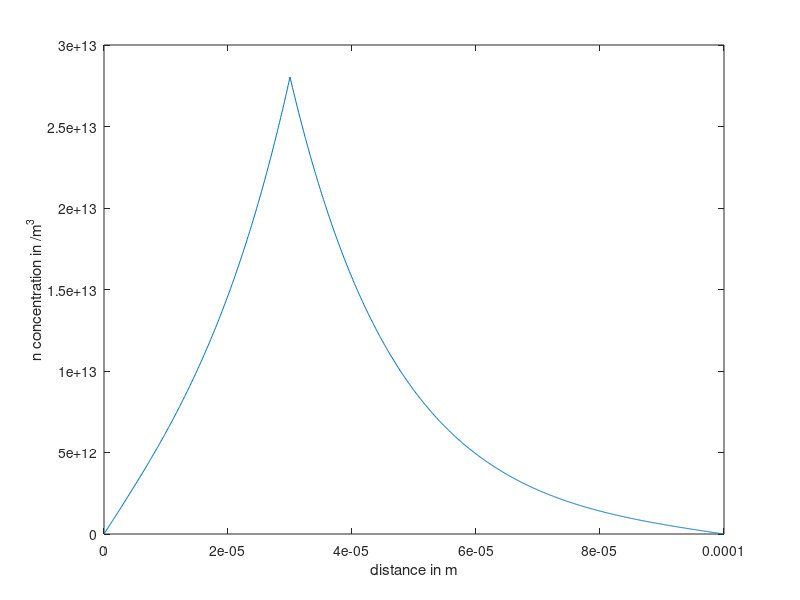

This chart was generated by the following MATLAB code:
clear
itr = 1000;
distance= 100*10^-6;
h = distance/itr;
D = 30*10^-4;
t = 10^-7;
pt_a = 0;
pt_b = 0;
n_old = zeros(itr,1);
n_new = zeros(itr,1);
J = zeros(itr,itr);
B = zeros(itr,1);
del_B = zeros(itr,1);
x = zeros(itr,1);
F = zeros(itr,1);
dum = 0;
n_old(1) = pt_a;
n_new(1) = pt_a;
n_old(itr) = pt_b;
n_new(itr) = pt_b;
k =10;
S = 10^16;

for i = 1:itr
    x(i) = (i-1)*h;
end
pt_30 = find(x == 30*10^-6);
for i = 2:itr-1
    J(i,i-1)= 1;
    J(i,i)  = -1*(2 + h*h/(D*t));
    J(i,i+1)= 1;
end
J(1,1) = 1;
J(itr,itr) = 1;
%J(itr,itr) = 1;
%J(itr,itr-1) = 1;
B(1) = pt_a;
B(itr) = pt_b;
J(pt_30,pt_30) = 2;
J(pt_30,pt_30-1) = -1;
J(pt_30,pt_30 +1) = -1;
B(pt_30) = S*h/D;
n_old = (J^-1)*B;
figure(1)
% semilogy(x,n_old)
figure(3)
plot(x,n_old)
xlabel('distance in m')
ylabel('n concentration in /m^3')